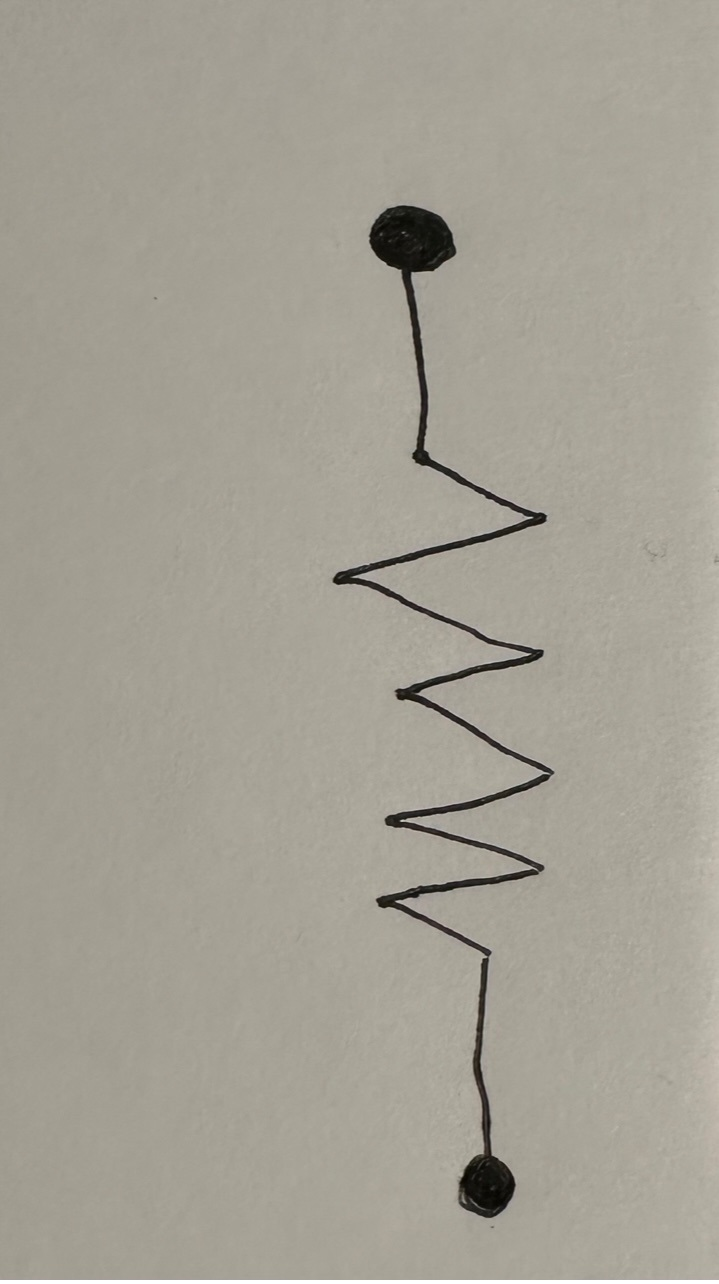
#> input picture component_images/train1.jpg, 719 x 1284 px
$ python orb_test.py
#> lines starting #> are read from the running program, lines starting #| are printed output that depends on the picture; after the words box and inside, x2 and y2 are one past the last pixel; in counts of white or black regions, pixels touching at a corner belong together
import cv2

train_img = cv2.imread("component_images/train1.jpg") # Read image
#> train_img is the input picture: shape (1284, 719, 3); mean B, G, R 148.6, 160.3, 164.3
train_img = cv2.resize(train_img, (900,800))
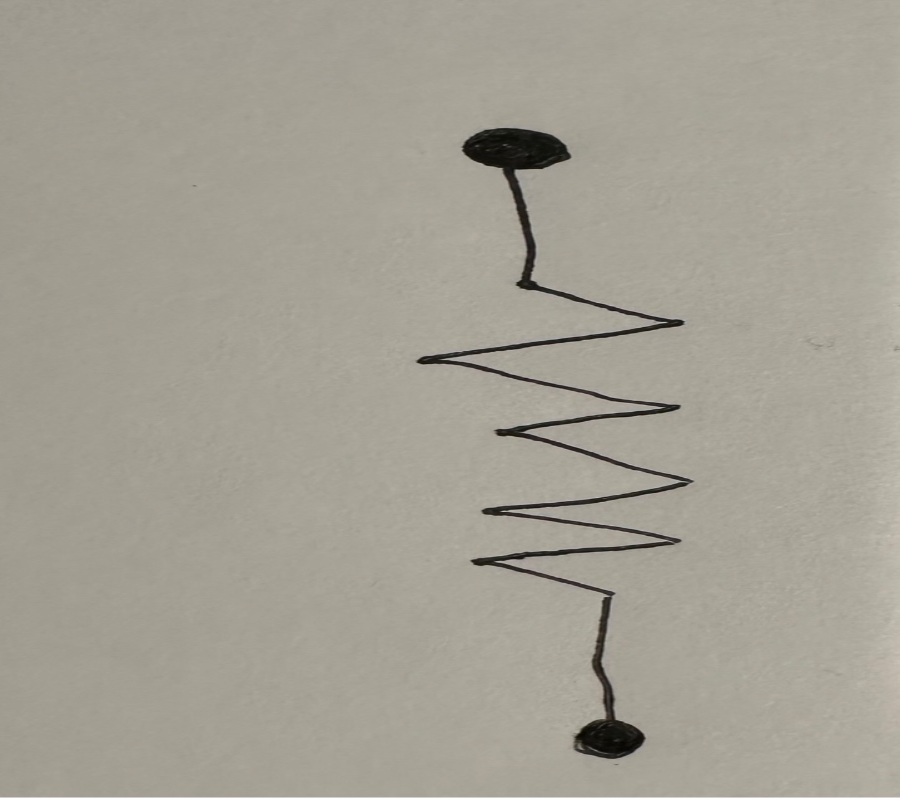
#> train_img: shape (800, 900, 3); mean B, G, R 148.6, 160.2, 164.2
query_img = cv2.imread("component_images/train2.jpg") # Read image
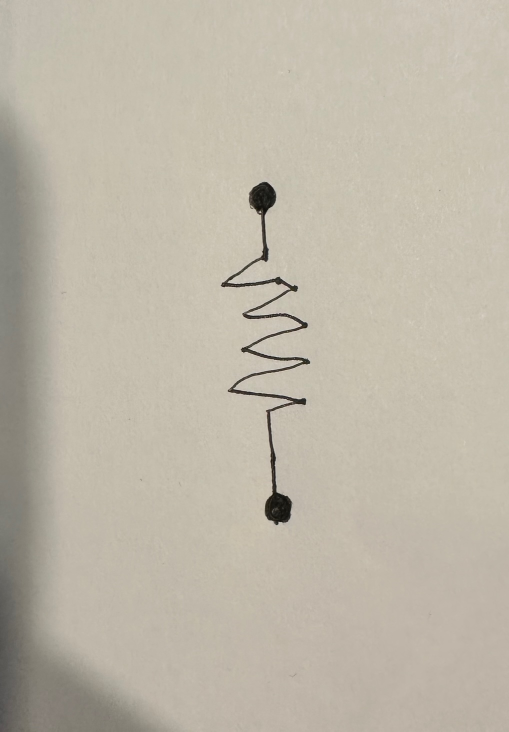
#> input picture component_images/train2.jpg, 1018 x 1463 px (shown at 1/2 size)
#> query_img is the input picture: shape (1463, 1018, 3); mean B, G, R 168.2, 182.8, 189.8
query_img = cv2.resize(query_img, (900,800))
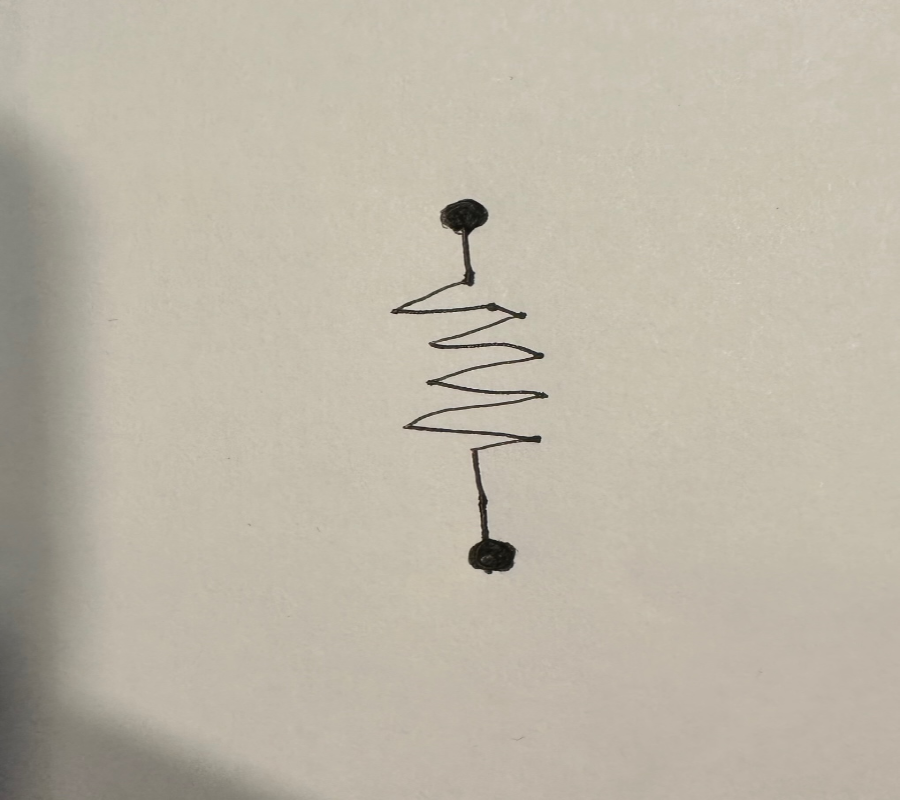
#> query_img: shape (800, 900, 3); mean B, G, R 168.1, 182.7, 189.7

# Setting parameter values
t_lower = 200 # Lower Threshold
t_upper = 500 # Upper threshold

# Applying the Canny Edge filter
train_edge = cv2.Canny(train_img, t_lower, t_upper)
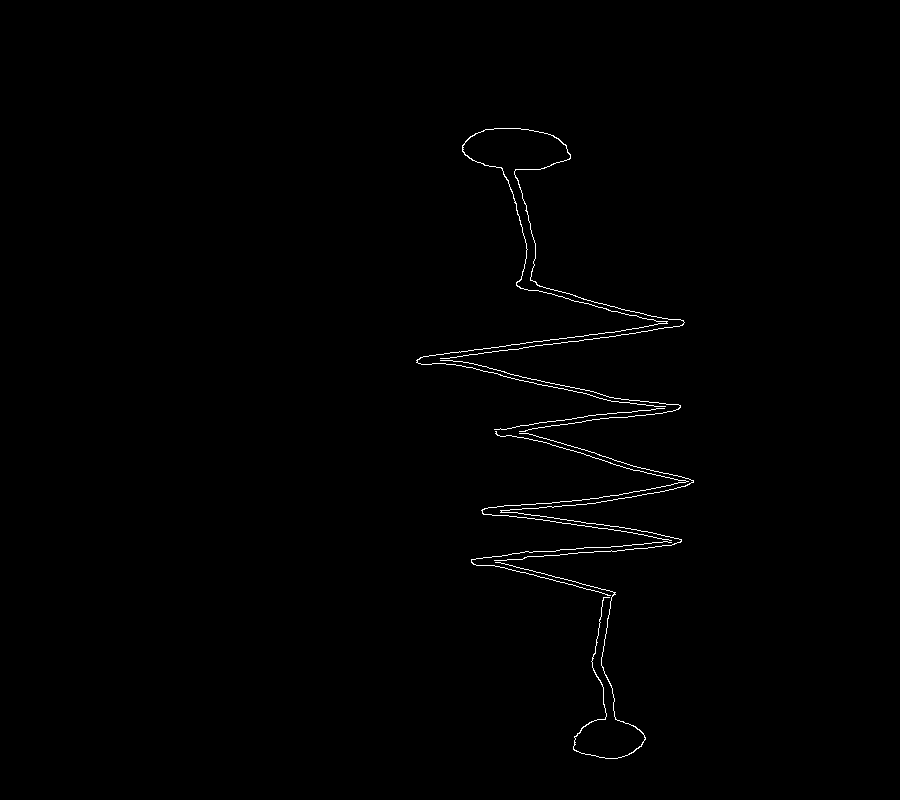
#> train_edge: shape (800, 900); 0.62% white in thin lines or dots, all inside (x1, y1, x2, y2) = (416, 128, 694, 759)
query_edge = cv2.Canny(query_img, t_lower, t_upper)
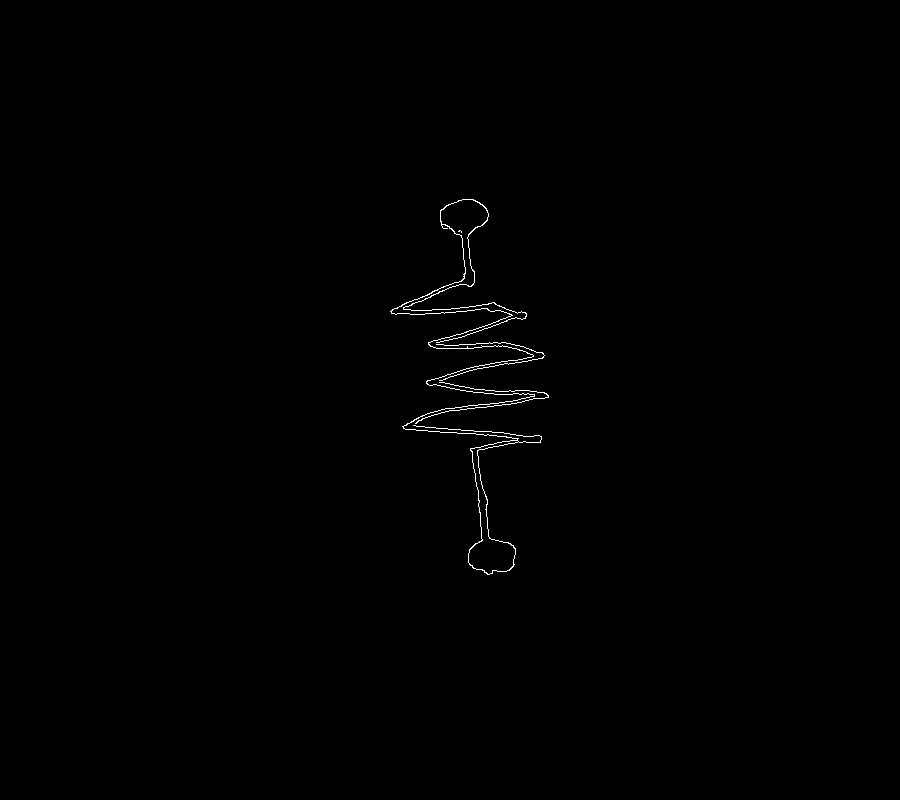
#> query_edge: shape (800, 900); 0.35% white in thin lines or dots, all inside (x1, y1, x2, y2) = (390, 199, 549, 575)

# [12 lines of commented-out code are left out]
orb = cv2.ORB_create()

# Initiate SIFT detector
sift = cv2.SIFT_create()

# # Now detect the keypoints and compute
# # the descriptors for the query image
# # and train image
queryKeypoints, queryDescriptors = orb.detectAndCompute(query_edge,None)
#> queryKeypoints = 486 keypoints; strongest (x, y, size): (523, 315, 31), (417, 422, 31), (461, 280, 31), (460, 235, 31)
print("ORB query keypoints len: " + str(len(queryKeypoints)))
#| ORB query keypoints len: 486

trainKeypoints, trainDescriptors = orb.detectAndCompute(train_edge,None)
#> trainKeypoints = 484 keypoints; strongest (x, y, size): (607, 597, 31), (485, 511, 31), (495, 431, 31), (681, 320, 31)
print("ORB train keypoints len: " + str(len(trainKeypoints)))
#| ORB train keypoints len: 484

# find the keypoints and descriptors with SIFT
kp1, des1 = sift.detectAndCompute(query_edge,None)
#> kp1 = 84 keypoints; strongest (x, y, size): (413, 423, 1.9), (438, 346, 1.8), (418, 428, 1.8), (446, 381, 2)
print("SIFT query keypoints len: " + str(len(kp1)))
#| SIFT query keypoints len: 84

kp2, des2 = sift.detectAndCompute(train_edge,None)
#> kp2 = 117 keypoints; strongest (x, y, size): (663, 537, 1.8), (545, 342, 1.8), (501, 348, 1.8), (497, 349, 1.8)
print("SIFT train keypoints len: " + str(len(kp2)))
#| SIFT train keypoints len: 117


# BFMatcher with default params
bf = cv2.BFMatcher()
matches = bf.knnMatch(des1, des2, k = 2)
#> matches = 84 matches
# Apply ratio test
good = []
for m,n in matches:
    if m.distance < 0.75*n.distance:
        good.append(m)
#> this loop made 84 passes
#> after the loop, good = 8 matches

matches = sorted(good, key = lambda x : x.distance)
#> matches = 8 matches
# cv.drawMatchesKnn expects list of lists as matches.
# img3 = cv2.drawMatchesKnn(query_edge,kp1,train_edge,kp2,good,None,flags=cv2.DrawMatchesFlags_NOT_DRAW_SINGLE_POINTS)
print(f"Number of matches with SIFT: {len(matches)}")
#| Number of matches with SIFT: 8
avg_dist = 0
for i in range(len(matches)):
    avg_dist += matches[i].distance
#> this loop made 8 passes
#> avg_dist on passes 1 to 8: 66.49, 138.4, 238.2, 343.3, 470, 630.2, 841.1, 1071.3
#> after the loop, avg_dist = 1071.3
if len(matches) != 0:
    avg_dist //= len(matches)
#> avg_dist = 133
print(f"Average distance with SIFT: {avg_dist}")
#| Average distance with SIFT: 133.0
# [9 lines of commented-out code are left out]
matcher = cv2.BFMatcher(cv2.NORM_HAMMING,crossCheck=True)
matches = matcher.match(queryDescriptors,trainDescriptors)
#> matches = 134 matches
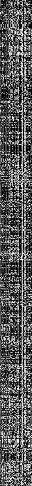
#> queryDescriptors: shape (486, 32); min 0, max 255, mean 91.5


# matches = list of DMatch objects
# DMatch object
    # DMatch.distance - Distance between descriptors. The lower, the better it is.
    # DMatch.trainIdx - Index of the descriptor in train descriptors
    # DMatch.queryIdx - Index of the descriptor in query descriptors
    # DMatch.imgIdx - Index of the train image.

# The matches with shorter distance are the ones we want.
matches = sorted(matches, key = lambda x : x.distance)
print(f"Number of matches with ORB: {len(matches)}")
#| Number of matches with ORB: 134
avg_dist = 0
for i in range(len(matches)):
    avg_dist += matches[i].distance
#> this loop made 134 passes
#> avg_dist on passes 1 to 12: 3, 6, 9, 13, 17, 21, 26, 32, 38, 44, 50, 57
#> after the loop, avg_dist = 3803
avg_dist //= len(matches)
#> avg_dist = 28
print(f"Average distance with ORB: {avg_dist}")
#| Average distance with ORB: 28.0

# # draw the matches to the final image
# # containing both the images the drawMatches()
# # function takes both images and keypoints
# # and outputs the matched query image with
# # its train image
final_img = cv2.drawMatches(query_edge, queryKeypoints,
train_edge, trainKeypoints, matches[:20], None, flags=cv2.DrawMatchesFlags_NOT_DRAW_SINGLE_POINTS)

final_img = cv2.resize(final_img, (1000,650))
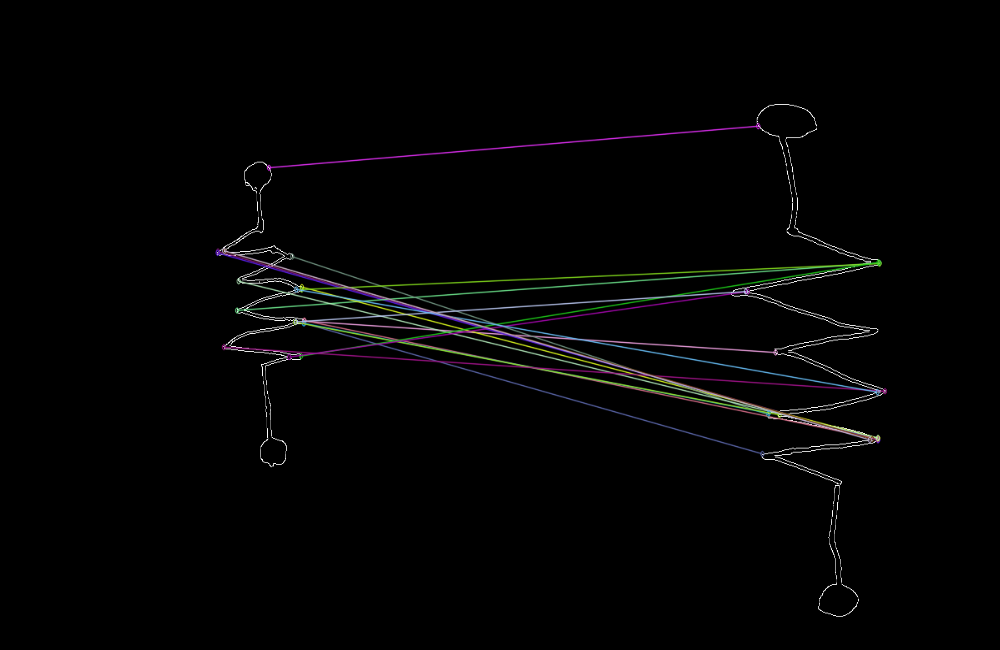
#> final_img: shape (650, 1000, 3); mean of channels 0, 1, 2 3.6, 3.5, 3.6; drawn as B, G, R

# Show the final image
cv2.imshow("Matches", final_img)
cv2.waitKey(0)
